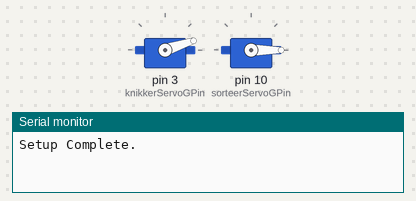
Bench run of a sketch on a simulated Arduino Uno, built with avr-gcc and run on an emulated ATmega328P. On the bench: 2 × servo, the last lines printed to the serial monitor.

Above: at 0.05 s.
At 2.1 s:
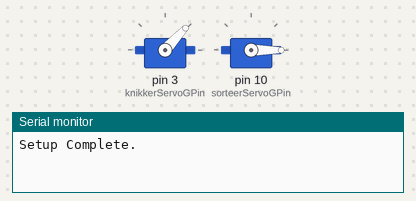
At 3.7 s:
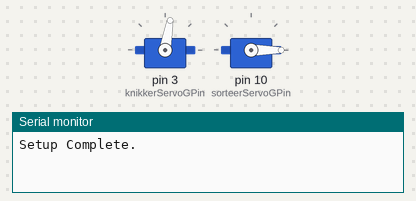
At 7.35 s:
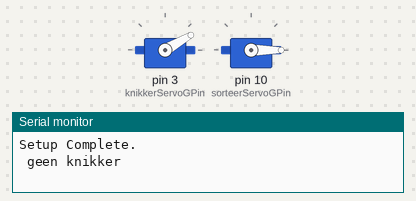
Timing chart, 0 to 9.6 s (numbered marks = the images above):
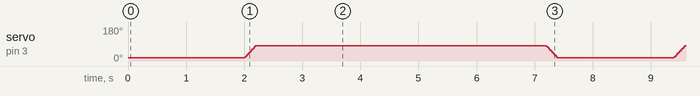

Measured:
- by itself, servo on pin 3 (knikkerServoGPin): repeats every 7.4 s: 26° 0.02 s, 33° 0.02 s, 40° 0.02 s, 47° 0.02 s, 54° 0.02 s, 61° 0.02 s, 68° 0.02 s, 75° 0.02 s, 80° 5.0 s, 79° 0.02 s, 72° 0.02 s, 65° 0.02 s, 58° 0.02 s, 51° 0.02 s, 44° 0.02 s, 37° 0.02 s, 30° 0.02 s, 23° 0.02 s, 18° 2.0 s, 19° 0.02 s

The sketch:

Test_Code_Grote_Knikkers.ino
```cpp
#include <Servo.h>


Servo knikkerServoG;
Servo sorteerServoG; // de sorteerservo voor de grote knikkers

//servo pinnen:
const uint8_t sorteerServoGPin = 10; //servo pin
const uint8_t knikkerServoGPin = 3; //servo pin

//kleurensensor pinnen:
const uint8_t S0 =9;
const uint8_t S1 =13;
const uint8_t S2 =12;
const uint8_t S3 =11;
const uint8_t sensorOut =10;

// Calibration Values voor sensor
// Get these from Calibration Sketch sensor
const int redMin = 28; // Red minimum value
const int redMax = 178; // Red maximum value
const int greenMin = 32; // Green minimum value
const int greenMax = 199; // Green maximum value
const int blueMin = 28; // Blue minimum value
const int blueMax = 160; // Blue maximum value

// Variables for Color Pulse Width Measurements
int redPW = 0;
int greenPW = 0;
int bluePW = 0;

int redValue;
int greenValue;
int blueValue;

//Servo variables:
const int knikkerServo_Begin = 18;
const int knikkerServo_Sensor = 80;
const int knikkerServo_Eind = 144;
const int sorteerServoGhoekPlastic = 69; //de buffer voor plastic
const int sorteerServoGhoekHout = 0; //de buffer voor hout

//Callibratie Kleuren sensor hout en plastic en geen:
const int Hout_RedLaag = 40;
const int Hout_RedHoog = 70;

const int Hout_GreenLaag = 30;
const int Hout_GreenHoog = 60;

const int Hout_BlueLaag = 30;
const int Hout_BlueHoog = 50;

const int Plastic_RedLaag = 100;
const int Plastic_RedHoog = 130;

const int Plastic_GreenLaag = 110;
const int Plastic_GreenHoog = 140;

const int Plastic_BlueLaag = 100;
const int Plastic_BlueHoog = 130;

void setup() {
  //alle servo's
  knikkerServoG.attach(knikkerServoGPin);
  sorteerServoG.attach(sorteerServoGPin);

  //alle Outputs
  pinMode(S0, OUTPUT);
  pinMode(S1, OUTPUT);
  pinMode(S2, OUTPUT);
  pinMode(S3, OUTPUT);
  pinMode(sorteerServoGPin, OUTPUT);
  pinMode(knikkerServoGPin, OUTPUT);

  // alle Inputs
  pinMode(sensorOut, INPUT);

  // Set Frequency scaling to 20%
  digitalWrite(S0, HIGH);
  digitalWrite(S1, LOW);

  //beginpositie:
 knikkerServoG.write(knikkerServo_Begin);
 sorteerServoG.write(sorteerServoGhoekHout);

  //begin seriële monitor
  Serial.begin(9600);

  Serial.println("Setup Complete.");
}

void loop() {
  // put your main code here, to run repeatedly:
 // begin rotatie
 knikkerServoG.write(knikkerServo_Begin);
 delay(2000);
    for(int hoek = knikkerServo_Begin; hoek <= knikkerServo_Sensor; hoek++){
      knikkerServoG.write(hoek); //per stap van 1 graden wordt de servo aangestuurd
      delay(3.7);
    }
 delay(2000);

  //sensoruitlezen

  // Read Red value
  redPW = getRedPW();
  // Map to value from 0-255
  redValue = map(redPW, redMin, redMax, 255, 0);
  // Delay to stabilize sensor

  // Read Green value
  greenPW = getGreenPW();
  // Map to value from 0-255
  greenValue = map(greenPW, greenMin, greenMax, 255, 0);
  // Delay to stabilize sensor


  // Read Blue value
  bluePW = getBluePW();
  // Map to value from 0-255
  blueValue = map(bluePW, blueMin, blueMax, 255, 0);
  // Delay to stabilize sensor

  // hout knikker
  if (redValue > Hout_RedLaag && redValue < Hout_RedHoog && greenValue > Hout_GreenLaag && greenValue < Hout_GreenHoog && blueValue > Hout_BlueLaag && blueValue < Hout_BlueHoog) {
    Serial.println(" hout ");
    sorteerServoG.write(sorteerServoGhoekHout); //sturen naar de hout buffer
    for(int hoek = knikkerServo_Sensor; hoek <= knikkerServo_Eind; hoek++){
      knikkerServoG.write(hoek); //per stap van 1 graden wordt de servo aangestuurd
      delay(3.7);
    }
    delay(2000);
    for(int hoek = knikkerServo_Eind; hoek >= knikkerServo_Begin; hoek--){
      knikkerServoG.write(hoek); //per stap van 1 graden wordt de servo aangestuurd
      delay(3.7);
    }
  }

  // plastic knikker
  if (redValue > Plastic_RedLaag && redValue < Plastic_RedHoog && greenValue > Plastic_GreenLaag && greenValue < Plastic_GreenHoog && blueValue > Plastic_BlueLaag && blueValue < Plastic_BlueHoog) {
    Serial.println(" plastic ");
    sorteerServoG.write(sorteerServoGhoekPlastic); //sturen naar de plastic buffer
    for(int hoek = knikkerServo_Sensor; hoek <= knikkerServo_Eind; hoek++){
      knikkerServoG.write(hoek); //per stap van 1 graden wordt de servo aangestuurd
      delay(3.7);
    }
    delay(2000);
    for(int hoek = knikkerServo_Eind; hoek >= knikkerServo_Begin; hoek--){
      knikkerServoG.write(hoek); //per stap van 1 graden wordt de servo aangestuurd
      delay(3.7);
    }
  }
  else {
    Serial.println(" geen knikker ");
    for(int hoek = knikkerServo_Sensor; hoek >= knikkerServo_Begin; hoek--){
      knikkerServoG.write(hoek); //per stap van 1 graden wordt de servo aangestuurd
      delay(3.7);
    }
  }
  // Print output to Serial Monitor
  Serial.print("Red = ");
  Serial.print(redValue);
  Serial.print(" - Green = ");
  Serial.print(greenValue);
  Serial.print(" - Blue = ");
  Serial.println(blueValue);
}

// Function to read Red Pulse Widths
int getRedPW() {
  // Set sensor to read Red only
  digitalWrite(S2, LOW);
  digitalWrite(S3, LOW);
  // Define integer to represent Pulse Width
  int PW;
  // Read the output Pulse Width
  PW = pulseIn(sensorOut, LOW);
  // Return the value
  return PW;
}

// Function to read Green Pulse Widths
int getGreenPW() {
  // Set sensor to read Green only
  digitalWrite(S2, HIGH);
  digitalWrite(S3, HIGH);
  // Define integer to represent Pulse Width
  int PW;
  // Read the output Pulse Width
  PW = pulseIn(sensorOut, LOW);
  // Return the value
  return PW;
}

// Function to read Blue Pulse Widths
int getBluePW() {
  // Set sensor to read Blue only
  digitalWrite(S2, LOW);
  digitalWrite(S3, HIGH);
  // Define integer to represent Pulse Width
  int PW;
  // Read the output Pulse Width
  PW = pulseIn(sensorOut, LOW);
  // Return the value
  return PW;
}
```
